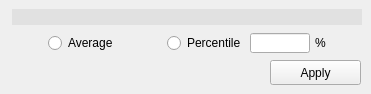
        <widget class="QWidget" name="tab_4">
         <attribute name="title">
          <string>Selected Range</string>
         </attribute>
         <widget class="QPushButton" name="pushButton_42">
          <property name="geometry">
           <rect>
            <x>270</x>
            <y>60</y>
            <width>91</width>
            <height>25</height>
           </rect>
          </property>
          <property name="text">
           <string>Apply</string>
          </property>
         </widget>
         <widget class="QWidget" name="widget_30" native="true">
          <property name="geometry">
           <rect>
            <x>12</x>
            <y>9</y>
            <width>350</width>
            <height>16</height>
           </rect>
          </property>
          <property name="styleSheet">
           <string notr="true">background-color: rgb(225, 225, 225);</string>
          </property>
         </widget>
         <widget class="QRadioButton" name="radioButton_7">
          <property name="geometry">
           <rect>
            <x>48</x>
            <y>35</y>
            <width>90</width>
            <height>16</height>
           </rect>
          </property>
          <property name="text">
           <string>Average</string>
          </property>
         </widget>
         <widget class="QRadioButton" name="radioButton_8">
          <property name="geometry">
           <rect>
            <x>167</x>
            <y>35</y>
            <width>90</width>
            <height>16</height>
           </rect>
          </property>
          <property name="text">
           <string>Percentile</string>
          </property>
         </widget>
         <widget class="QLabel" name="label_76">
          <property name="geometry">
           <rect>
            <x>315</x>
            <y>35</y>
            <width>16</width>
            <height>16</height>
           </rect>
          </property>
          <property name="text">
           <string>%</string>
          </property>
         </widget>
         <widget class="QLineEdit" name="lineEdit_15">
          <property name="geometry">
           <rect>
            <x>250</x>
            <y>33</y>
            <width>60</width>
            <height>20</height>
           </rect>
          </property>
         </widget>
        </widget>
